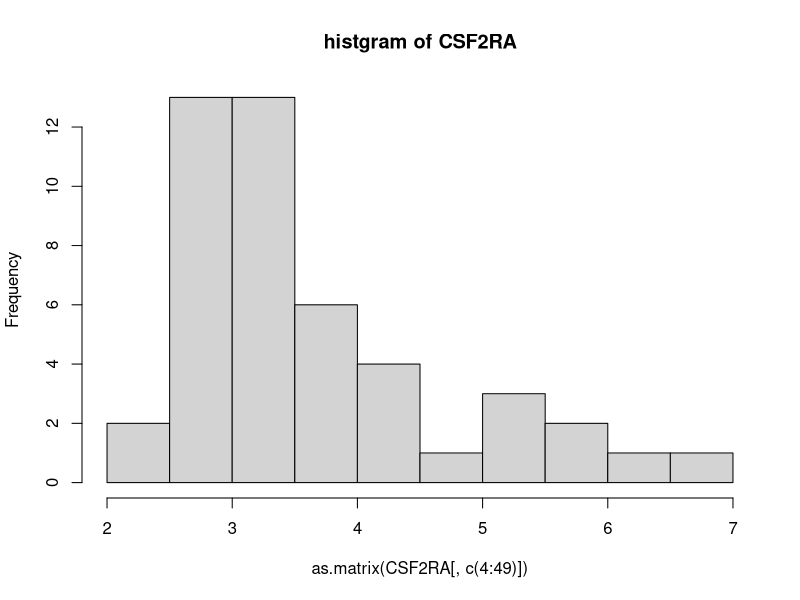

Here is the R script that generated this plot: (Note: this script raises an error after producing the figure.)
library(car)
#####Q1
# import of dataset
setwd("C:/Users/nan66/documents/msu/stt864/LAB1")
MSID<-read.table(file="MicroarraysampleIDs.txt")
SNPID<-read.table(file="SNPsampleIDs.txt")
CXM<-read.table(file="ChromoXmicroarray.txt",head=T)
CXSNP<-read.table(file="ChromoXsnp.txt",head=T)

# Q2
# CSF2RA
CSF2RA<-CXM[which(CXM$IDENTIFIER=="CSF2RA")[1],]
CSF2RAdata<-CSF2RA[,c(3:49)]
CSF2RAdata
ordered.CSF2RAdata<-CSF2RAdata[,order(colnames(CSF2RAdata))]
colnames(ordered.CSF2RAdata)<-MSID[,2]

group<-c(rep(1,27),rep(2,20))
ttests<-function(x,group)
{
x<-as.numeric(x)
pvalue<-t.test(x ~ group)$p.value;
return(pvalue)
}
pvalues_CFS2RA<-ttests(CSF2RA[,c(3:49)],group)
pvalues_CFS2RA

#Q3 Q4 Q5
# the nearest Q
nearestSNPs<-CXSNP[c(1:2),]
which(CXM$IDENTIFIER=="CSF2RA")
SNPsX<-CXSNP[1,c(1:78)]
SNPsX
colnames(SNPsX)<-SNPID[,2]
nomissingSNPs<-SNPsX[,SNPsX!="4"]
finalSNPs<-nomissingSNPs[,colnames(nomissingSNPs)%in%colnames(ordered.CSF2RAdata)]
finalMicroarray<-ordered.CSF2RAdata[,colnames(ordered.CSF2RAdata)%in%colnames(nomissingSNPs)]
finalSNPs0<-finalSNPs[,order(colnames(finalSNPs))]
finalMicroarray0<-finalMicroarray[,order(colnames(finalMicroarray))]
finaldataX<-rbind(finalMicroarray0,finalSNPs0)
#the neatest two SNPs
nearest2SNPs<-CXSNP[c(1:2),]
SNPs2X<-CXSNP[c(1:2),c(1:78)]
SNPs2X
colnames(SNPs2X)<-SNPID[,2]
nomissingSNPs2X<-SNPs2X[,(SNPs2X[1,]!="4")&(SNPs2X[2,]!="4")]
finalSNPs2X<-nomissingSNPs2X[,colnames(nomissingSNPs2X)%in%colnames(ordered.CSF2RAdata)]
finalMicroarray2X<-ordered.CSF2RAdata[,colnames(ordered.CSF2RAdata)%in%colnames(nomissingSNPs2X)]
finalSNPs02X<-finalSNPs2X[,order(colnames(finalSNPs2X))]
finalMicroarray02X<-finalMicroarray2X[,order(colnames(finalMicroarray2X))]
finaldata2X<-rbind(finalMicroarray02X,finalSNPs02X)


# summary statistics????
summary(finaldata2X)





#Q7
hist(as.matrix(CSF2RA[,c(4:49)]),main="histgram of CSF2RA")
#Q8
MA<-as.numeric(finalMicroarray02X[1,])
snp1<-as.numeric(finalSNPs02X[1,])
snp2<-as.numeric(finalSNPs02X[2,])
scatterplot(snp1~MA)
scatterplot(snp2~MA)
boxplot(MA~snp1)
boxplot(MA~snp2)

#Q9
# MIC

# Q11
# Two-way ANOVA models
snp1.factor<-as.factor(snp1)
snp2.factor<-as.factor(snp2)
y<-MA
lm2anova<-lm(y~snp1.factor*snp2.factor)
lm2anova
summary(lm2anova)
anova(lm2anova)
#QQnorm & interaction plot
qqnorm(lm2anova$res)
interaction.plot(snp1.factor,snp2.factor,y)

# Q12

x0<-as.numeric(finalSNPs0)-1
y0<-as.numeric(finalMicroarray0)

## Check residuals
predy<-Xmat%*%solve(t(Xmat)%*%Xmat)%*%t(Xmat)%*%y0
epsilonhat<-y0-predy
plot(predy, epsilonhat)

# Confidence interval for b1-b2 or hypothesis testing for
# H0: b1=b2 vs H1: b1\neq b2

xvec4AA<-c(1,1,0)
xvec4aa<-c(1,0,-1)
xvec4Aa<-c(1,1,-1)
Xmat<-matrix(0,length(finalSNPs0),3)
for (i in 1:length(finalSNPs0))
{
  Xmat[i,]<-xvec4AA*(finalSNPs0[i]=="1")+xvec4Aa*(finalSNPs0[i]=="2")+xvec4aa*(finalSNPs0[i]=="3")
}

betahat<-solve(t(Xmat)%*%Xmat)%*%t(Xmat)%*%y0
lm3<-lm(y0~Xmat[,2]+Xmat[,3])
lm3
n<-length(y0)
rankx<-qr(Xmat)$rank
SSE<-sum(epsilonhat^2)
MSE<-SSE/(n-rankx)
sigmahat<-sqrt(MSE)
cvec<-c(0,1,-1)
cbeta<-cvec%*%solve(t(Xmat)%*%Xmat)%*%t(Xmat)%*%y0
varcbeta<-t(cvec)%*%solve(t(Xmat)%*%Xmat)%*%cvec
low95cbeta<-cbeta-qt(0.975,n-rankx)*sigmahat*sqrt(varcbeta)
upp95cbeta<-cbeta+qt(0.975,n-rankx)*sigmahat*sqrt(varcbeta)
CI95cbeta<-c(low95cbeta,upp95cbeta)
Tn<-cbeta/(sigmahat*sqrt(varcbeta))
pvalue<-2*(1-pt(abs(Tn),n-rankx))
CI95cbeta
pvalue

# Q13
## Check normal distribution#Q13
qqnorm(y)

# Q14 &15
anova(lm2anova)


